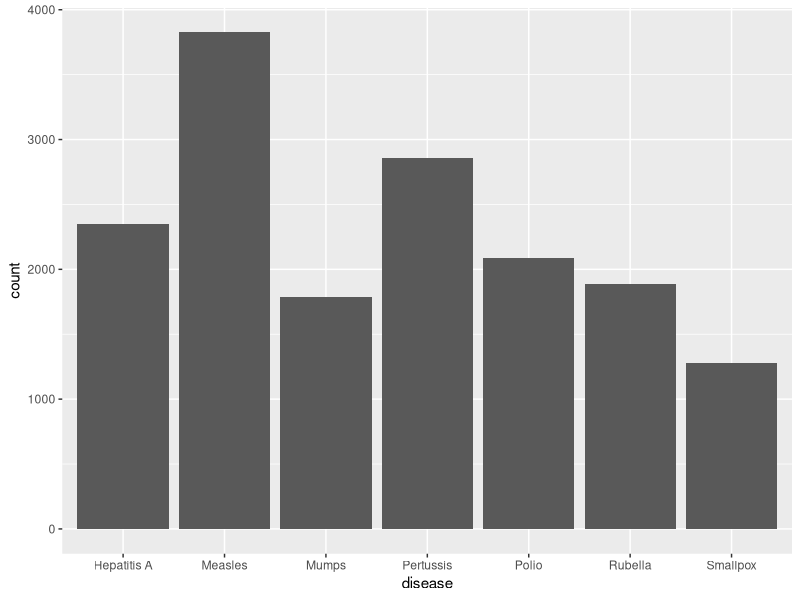

Write R code to recreate this figure.
## ---- chunk 1
knitr::opts_chunk$set(echo = TRUE)
knitr::opts_chunk$set(warning = FALSE, message = FALSE) 
## ---- chunk 2
suppressMessages(library(tidyverse))
library(dslabs)
data(us_contagious_diseases)
## ---- chunk 3
ggplot(data = us_contagious_diseases) + geom_bar(mapping = aes(x = disease))
## ---- chunk 4
knitr::kable(head(us_contagious_diseases), "pipe")
